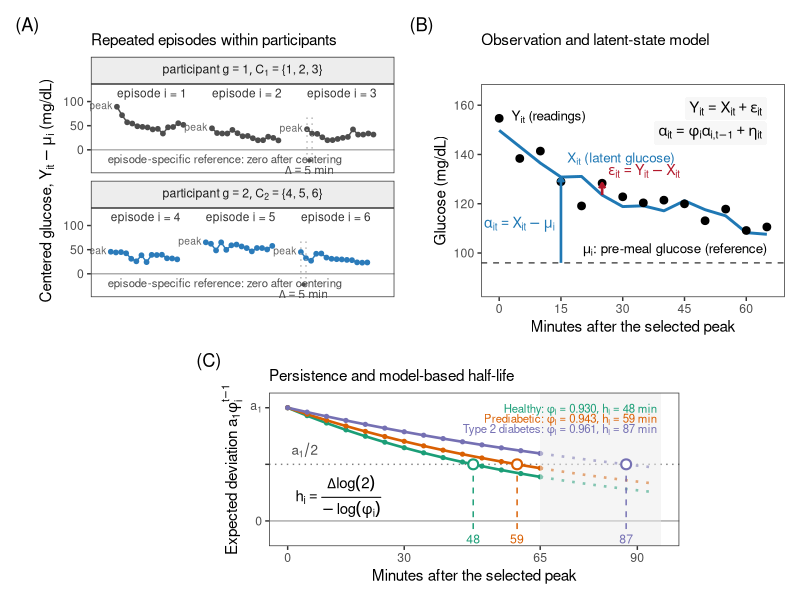
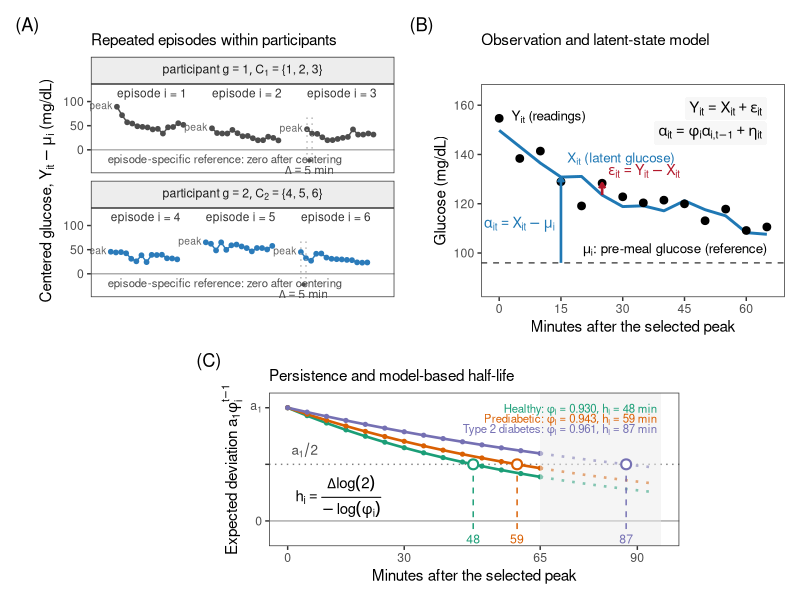

These charts were generated, in order, by the following R code:
## Schematic for Section 2.1 (three panels: hierarchy, model terms, half-life), matched to the PRIMARY ANALYSIS of the application: episodes are 14 readings at
## 5-minute spacing (65 minutes) starting at the post-meal glucose peak, centered on the glucose at meal onset
## (the pre-meal reference, mu_i = 0 on the centered scale). Simulated values use the primary-fit parameters
## (mean initial excess a1 = 56 and phi = 0.93 / 0.96 as fitted; the spread of initial values and the innovation variance are
## reduced from the fitted values so that single episodes resemble the group-mean trajectories); a small illustrative observation error is drawn
## in panel B although the primary fit estimates that variance at zero. Every drawn episode starts at its observed maximum.
suppressPackageStartupMessages({library(ggplot2); library(patchwork); library(dplyr)})
set.seed(7); Delta <- 5; Tt <- 14
## Illustrative draws are kept only if the first observed reading is the maximum of the episode, mirroring the
## peak anchoring of the application (the latent maximum need not coincide with the observed one).
sim_episode <- function(phi, a1 = 56, P1 = 100, q = 12, r = 30, mu = 0) { repeat { a <- numeric(Tt); a[1] <- abs(rnorm(1, a1, sqrt(P1))); for (t in 2:Tt) a[t] <- phi * a[t - 1] + rnorm(1, 0, sqrt(q)); Y <- mu + a + rnorm(Tt, 0, sqrt(r)); if (which.max(Y) == 1) break }
  data.frame(t = (seq_len(Tt) - 1) * Delta, X = mu + a, Y = Y) }
## ---- Panel A: two participants, three post-meal episodes each, on one recording day (centered scale) ----
eps <- list(); starts <- list(g1 = c(0.2, 1.75, 3.3), g2 = c(0.1, 1.65, 3.2)); k <- 0   # episode start (peak) times on a compressed axis; gaps not to scale
for (g in 1:2) for (j in 1:3) { k <- k + 1; e <- sim_episode(c(0.93, 0.96)[g]); e$g <- g; e$i <- k; e$x <- starts[[g]][j] + e$t / 60; eps[[k]] <- e }
ep <- bind_rows(eps); pc <- c(`1` = "#4d4d4d", `2` = "#2b7bba")   # participant colours deliberately differ from the clinical-group palette used in panel C and Figure 3
pA <- ggplot(ep, aes(x, Y, group = i, colour = factor(g))) +
  geom_hline(yintercept = 0, colour = "grey60", linewidth = 0.4) + geom_line(linewidth = 0.5) + geom_point(size = 1.3) +
  facet_wrap(~g, ncol = 1, labeller = labeller(g = c(`1` = "list('participant '*g == 1, C[1] == '{1, 2, 3}')", `2` = "list('participant '*g == 2, C[2] == '{4, 5, 6}')"), .default = label_parsed)) +
  geom_text(data = ep %>% group_by(g, i) %>% summarise(x = min(x), y = 118, lab = sprintf("episode i = %d", first(i)), .groups = "drop"), aes(x, y, label = lab), hjust = 0, size = 3, colour = "grey20", inherit.aes = FALSE) +
  geom_text(data = ep %>% group_by(g, i) %>% summarise(x = min(x), y = Y[1], .groups = "drop"), aes(x, y, label = "peak"), hjust = 1.2, vjust = 0.3, size = 2.6, colour = "grey40", inherit.aes = FALSE) +
  geom_segment(data = data.frame(g = 1:2, x = c(3.3, 3.2)), aes(x = x, xend = x + Delta / 60, y = -22, yend = -22), inherit.aes = FALSE, colour = "grey30", arrow = arrow(ends = "both", length = unit(0.08, "cm"))) +
  geom_segment(data = data.frame(g = 1:2, x = c(3.3, 3.2)), aes(x = x, xend = x, y = -22, yend = 70), inherit.aes = FALSE, colour = "grey70", linetype = 3) +
  geom_segment(data = data.frame(g = 1:2, x = c(3.3, 3.2) + Delta / 60), aes(x = x, xend = x, y = -22, yend = 70), inherit.aes = FALSE, colour = "grey70", linetype = 3) +
  geom_text(data = data.frame(g = 1:2, x = c(3.3, 3.2) + Delta / 120), aes(x = x, y = -22, label = "Delta==5~min"), parse = TRUE, inherit.aes = FALSE, vjust = 1.6, size = 3.1, colour = "grey30") +
  annotate("text", x = 0.05, y = 0, label = "episode-specific reference: zero after centering", hjust = 0, vjust = 1.5, size = 2.9, colour = "grey30") +
  scale_colour_manual(values = pc, guide = "none") + scale_x_continuous(breaks = NULL, limits = c(0, 4.5)) + coord_cartesian(ylim = c(-40, 128)) +
  labs(x = NULL, y = expression(paste("Centered glucose, ", Y[it] - mu[i], " (mg/dL)")), title = "Repeated episodes within participants") +
  theme_bw(base_size = 11) + theme(panel.grid = element_blank(), strip.background = element_rect(fill = "grey93"), plot.title = element_text(size = 11), axis.ticks.x = element_blank())
## ---- Panel B: one episode on the original glucose scale ----
mu <- 96; set.seed(11); e <- sim_episode(0.94, mu = mu); ta <- 4; te <- which.max(abs(e$Y - e$X)[6:13]) + 5
pB <- ggplot(e, aes(t)) +
  geom_hline(yintercept = mu, linetype = 2, colour = "grey30") + annotate("text", x = 65, y = mu, label = "mu[i]*': pre-meal glucose (reference)'", parse = TRUE, hjust = 1, vjust = -0.5, size = 3.4) +
  geom_line(aes(y = X), colour = "#1f78b4", linewidth = 1) + geom_point(aes(y = Y), size = 2.3) +
  annotate("segment", x = e$t[ta], xend = e$t[ta], y = mu, yend = e$X[ta], colour = "#1f78b4", linewidth = 0.9, arrow = arrow(length = unit(0.15, "cm"))) +
  annotate("text", x = e$t[ta] - 1.5, y = mu + 0.45 * (e$X[ta] - mu), label = "alpha[it]==X[it]-mu[i]", parse = TRUE, hjust = 1, size = 3.6, colour = "#1f78b4") +
  annotate("segment", x = e$t[te], xend = e$t[te], y = e$X[te], yend = e$Y[te], colour = "#b2182b", linewidth = 0.9, arrow = arrow(length = unit(0.15, "cm"))) +
  annotate("text", x = e$t[te] + 1.5, y = e$Y[te], label = "epsilon[it]==Y[it]-X[it]", parse = TRUE, hjust = 0, vjust = if (e$Y[te] > e$X[te]) -0.4 else 1.3, size = 3.6, colour = "#b2182b") +
  annotate("text", x = e$t[1] + 3, y = e$Y[1], label = "Y[it]~'(readings)'", parse = TRUE, hjust = 0, vjust = 0.4, size = 3.4) +
  annotate("text", x = e$t[ta] + 1.5, y = e$X[ta], label = "X[it]~'(latent glucose)'", parse = TRUE, hjust = 0, vjust = -0.9, size = 3.4, colour = "#1f78b4") +
  annotate("label", x = 65, y = max(e$Y) + 4, label = "Y[it]==X[it]+epsilon[it]", parse = TRUE, hjust = 1, size = 3.8, label.size = 0, fill = "grey97") +
  annotate("label", x = 65, y = max(e$Y) - 6, label = "alpha[it]==phi[i]*alpha[i*','*t-1]+eta[it]", parse = TRUE, hjust = 1, size = 3.8, label.size = 0, fill = "grey97") +
  scale_x_continuous(breaks = seq(0, 65, 15)) + coord_cartesian(xlim = c(-1, 66), ylim = c(mu - 10, max(e$Y) + 10)) +
  labs(x = "Minutes after the selected peak", y = "Glucose (mg/dL)", title = "Observation and latent-state model") +
  theme_bw(base_size = 11) + theme(panel.grid = element_blank(), plot.title = element_text(size = 11))
## ---- Panel C: expected deviation a1 phi^(t-1) and the model-based half-life, at the three group-mean persistence
##      coefficients of the primary fit (0.930, 0.943, 0.961: half-lives 48, 59, 87 min); the curve is the model mean ----
phis <- c(Healthy = 0.930, Prediabetic = 0.943, `Type 2 diabetes` = 0.961); a1c <- 56
hl <- Delta * log(2) / (-log(phis)); gcol <- c(Healthy = "#1b9e77", Prediabetic = "#d95f02", `Type 2 diabetes` = "#7570b3")
cur <- do.call(rbind, lapply(names(phis), function(k) data.frame(group = k, s = seq(0, 95, length.out = 401), m = a1c * phis[k]^(seq(0, 95, length.out = 401) / Delta), obs = seq(0, 95, length.out = 401) <= 65)))
pts <- do.call(rbind, lapply(names(phis), function(k) data.frame(group = k, s = (seq_len(Tt) - 1) * Delta, m = a1c * phis[k]^(seq_len(Tt) - 1))))
hld <- data.frame(group = names(phis), h = hl, y = a1c / 2)
pC <- ggplot(cur, aes(s, m, colour = group)) + geom_hline(yintercept = 0, colour = "grey60", linewidth = 0.4) +
  geom_hline(yintercept = a1c / 2, linetype = 3, colour = "grey50") +
  geom_line(aes(linetype = obs), linewidth = 0.9, show.legend = FALSE) + scale_linetype_manual(values = c(`TRUE` = "solid", `FALSE` = "dotted"), guide = "none") + geom_point(data = pts, size = 1.1) +
  annotate("rect", xmin = 65, xmax = 96, ymin = -Inf, ymax = Inf, fill = "grey92", alpha = 0.5) +
  geom_segment(data = hld, aes(x = h, xend = h, y = -4, yend = y, colour = group), linetype = 2, linewidth = 0.5) +
  geom_point(data = hld, aes(h, y, colour = group), size = 2.6, shape = 21, fill = "white", stroke = 1.1) +
  geom_text(data = hld, aes(h, -4, label = sprintf("%.0f", h), colour = group), vjust = 1.6, size = 3.1, show.legend = FALSE) +
  annotate("text", x = 1, y = a1c / 2, label = "a[1]/2", parse = TRUE, hjust = 0, vjust = -0.5, size = 3.4, colour = "grey30") +
  annotate("text", x = 2, y = 12, label = "h[i] == frac(Delta*log(2), -log(phi[i]))", parse = TRUE, hjust = 0, vjust = 0.5, size = 3.8) +
  geom_text(data = data.frame(group = names(phis), s = 95, m = c(55, 50, 45)), aes(s, m, label = sprintf("list('%s: '*phi[i] == '%.3f', h[i] == %.0f~min)", group, phis, hl), colour = group), parse = TRUE, hjust = 1, size = 2.9, show.legend = FALSE) +
  scale_colour_manual(values = gcol, guide = "none") +
  scale_x_continuous(breaks = c(0, 30, 65, 90)) + scale_y_continuous(breaks = c(0, a1c / 2, a1c), labels = c("0", "", expression(a[1]))) +
  coord_cartesian(xlim = c(0, 96), ylim = c(-9, 60)) +
  labs(x = "Minutes after the selected peak", y = expression(paste("Expected deviation ", a[1]*phi[i]^{t-1})), title = "Persistence and model-based half-life") +
  theme_bw(base_size = 11) + theme(panel.grid = element_blank(), plot.title = element_text(size = 11), legend.position = "none")
row2 <- (plot_spacer() | pC | plot_spacer()) + plot_layout(widths = c(0.22, 1, 0.22))
fig <- (pA | pB) / row2 + plot_layout(heights = c(1, 0.72)) + plot_annotation(tag_levels = "A", tag_prefix = "(", tag_suffix = ")")
script_arg <- grep("^--file=", commandArgs(), value=TRUE)
root <- normalizePath(file.path(dirname(sub("^--file=", "", script_arg)), "../.."))
args <- commandArgs(trailingOnly=TRUE)
out_dir <- if(length(args)) args[1] else file.path(root,"results/figures")
dir.create(out_dir,recursive=TRUE,showWarnings=FALSE)
out <- file.path(out_dir,"figure_1_model_schematic")
ggsave(paste0(out,".pdf"),fig,width=10.5,height=7.8,device=cairo_pdf)
ggsave(paste0(out,".png"),fig,width=10.5,height=7.8,dpi=300,bg="white")
